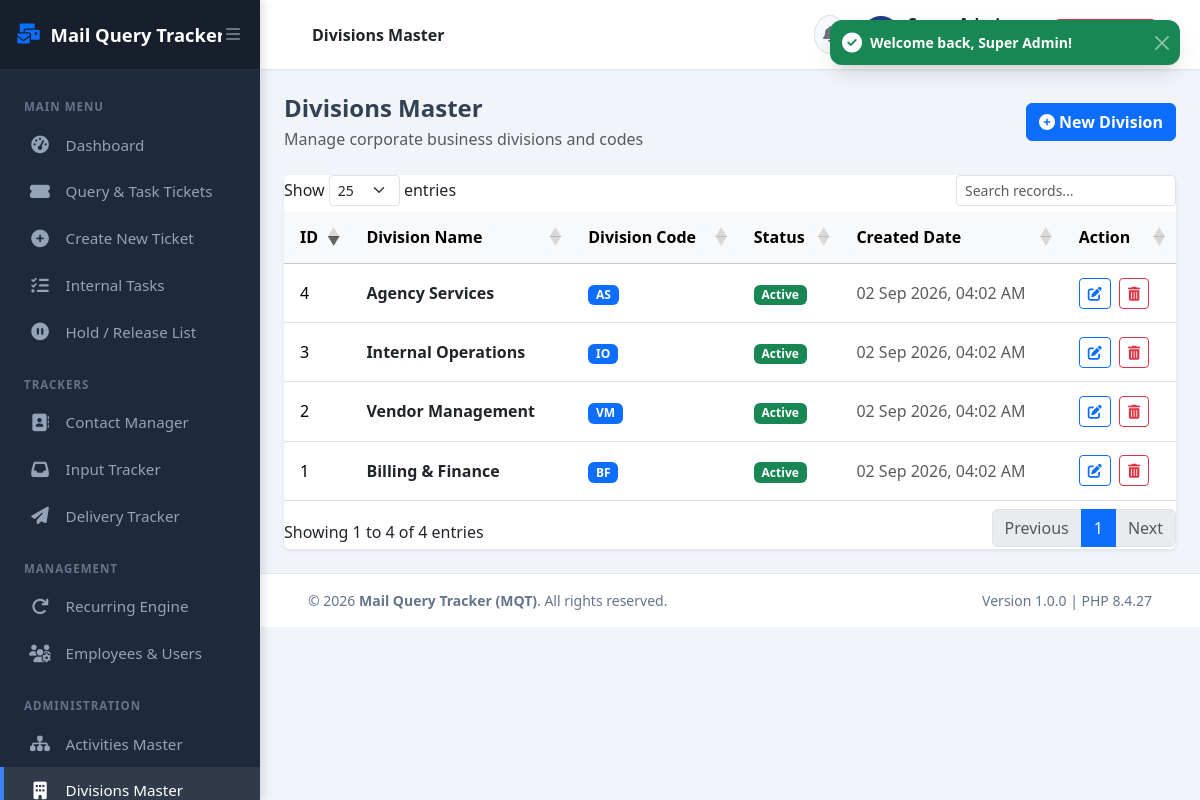
/master/divisions (signed in), run on the app's committed database.
### tables this page shows
CREATE TABLE IF NOT EXISTS `divisions` (
  `id` INT AUTO_INCREMENT PRIMARY KEY,
  `division_name` VARCHAR(100) NOT NULL UNIQUE,
  `code` VARCHAR(20) NOT NULL UNIQUE,
  `status` ENUM('Active', 'Inactive') DEFAULT 'Active',
  `created_at` DATETIME DEFAULT CURRENT_TIMESTAMP
);

### app/config/routes.php (called while the page is built)
<?php
$routes = [
    '' => 'Auth/login',
    'login' => 'Auth/login',
    'logout' => 'Auth/logout',
    'profile' => 'Auth/profile',
    'change-password' => 'Auth/change_password',
    'dashboard' => 'Dashboard/index',
    'tickets' => 'Tickets/index',
    'tickets/create' => 'Tickets/create',
    'tickets/view/(:num)' => 'Tickets/view/$1',
    'tickets/edit/(:num)' => 'Tickets/edit/$1',
    'tickets/update-status' => 'Tickets/update_status',
    'tasks' => 'Tasks/index',
    'tasks/create' => 'Tasks/create',
    'recurring' => 'Recurring/index',
    'recurring/create' => 'Recurring/create',
    'recurring/trigger' => 'Recurring/trigger_scheduler',
    'hold' => 'Hold/index',
    'hold/release' => 'Hold/release',
    'tracker/input' => 'Tracker/input',
    'tracker/delivery' => 'Tracker/delivery',
    'master/activities' => 'Master/activities',
    'master/divisions' => 'Master/divisions',
    'employees' => 'Employees/index',
    'employees/create' => 'Employees/create',
    'contacts' => 'Contacts/index',
    'contacts/store' => 'Contacts/store',
    'contacts/update' => 'Contacts/update',
    'contacts/delete' => 'Contacts/delete',
    'reports' => 'Reports/index',
    'reports/export' => 'Reports/export_csv',
    'audit' => 'Audit/index',
    'api/sub-activities' => 'Api/get_sub_activities',
    'api/notifications' => 'Api/get_notifications',
    'api/mark-notification-read' => 'Api/mark_read',
];

### app/controllers/Master.php (called while the page is built, shortened)
<?php
class Master extends Controller {
    public function divisions() {
        $activityModel = $this->model('Activity_model');
        $divisions = $activityModel->getDivisions();
        $this->render('master/divisions', [
            'title' => 'Divisions Master',
            'divisions' => $divisions
        ]);
    }
}

### index.php (called while the page is built, shortened)
<?php
require_once __DIR__ . '/app/config/database.php';
require_once __DIR__ . '/app/core/Database.php';
require_once __DIR__ . '/app/core/Model.php';
require_once __DIR__ . '/app/core/Controller.php';
require_once __DIR__ . '/app/core/Router.php';
require_once __DIR__ . '/app/helpers/url_helper.php';
require_once __DIR__ . '/app/helpers/tat_helper.php';
Router::dispatch();

### app/core/Database.php (called while the page is built, shortened)
<?php
class Database {
    private static ?PDO $instance = null;
    public static function getInstance(): PDO {
        if (self::$instance === null) {
            try {
                $dsn = "mysql:host=" . DB_HOST . ";port=" . DB_PORT . ";dbname=" . DB_NAME . ";charset=" . DB_CHARSET;
                $options = [
                    PDO::ATTR_ERRMODE => PDO::ERRMODE_EXCEPTION,
                    PDO::ATTR_DEFAULT_FETCH_MODE => PDO::FETCH_ASSOC,
                    PDO::ATTR_EMULATE_PREPARES => false,
                ];
                self::$instance = new PDO($dsn, DB_USER, DB_PASS, $options);
            } catch (PDOException $e) {
                die("Database Connection Error: " . $e->getMessage() . "<br>Please ensure XAMPP MySQL is started and <strong>mqt_db</strong> is imported in phpMyAdmin.");
            }
        }
        return self::$instance;
    }
}

### app/core/Model.php (called while the page is built, shortened)
<?php
class Model {
    protected PDO $db;
    public function __construct() {
        $this->db = Database::getInstance();
    }
    public function query(string $sql, array $params = []): PDOStatement {
        $stmt = $this->db->prepare($sql);
        $stmt->execute($params);
        return $stmt;
    }
    public function fetchAll(string $sql, array $params = []): array {
        return $this->query($sql, $params)->fetchAll(PDO::FETCH_ASSOC);
    }
}

### app/models/Activity_model.php (called while the page is built, shortened)
<?php
class Activity_model extends Model {
    public function getDivisions(): array {
        return $this->fetchAll("SELECT * FROM divisions WHERE status = 'Active' ORDER BY division_name ASC");
    }
}

### app/helpers/tat_helper.php (called while the page is built, shortened)
<?php
function format_datetime(string $datetime): string {
    return date('d M Y, h:i A', strtotime($datetime));
}

### app/helpers/url_helper.php (called while the page is built, shortened)
<?php
function base_url(string $path = ''): string {
    return BASE_URL . ($path ? '/' . ltrim($path, '/') : '');
}

### app/views/master/divisions.php (the view, shortened to what this page needs)
<div class="container-fluid px-4 py-4">
    <div class="d-flex justify-content-between align-items-center mb-4">
        <div>
            <h4 class="fw-bold mb-1">Divisions Master</h4>
            <p class="text-muted fs-7 mb-0">Manage corporate business divisions and codes</p>
        </div>
        <button type="button" class="btn btn-primary fw-bold" data-bs-toggle="modal" data-bs-target="#divisionModal">
            <i class="fas fa-plus-circle me-1"></i>New Division
        </button>
    </div>
    <div class="card border-0 shadow-sm">
        <div class="card-body p-0">
            <div class="table-responsive">
                <table class="table table-hover align-middle mb-0 datatable">
                    <thead class="table-light">
                        <tr>
                            <th>ID</th>
                            <th>Division Name</th>
                            <th>Division Code</th>
                            <th>Status</th>
                            <th>Created Date</th>
                            <th>Action</th>
                        </tr>
                    </thead>
                    <tbody>
                        <?php foreach ($divisions as $d): ?>
                        <tr>
                            <td><?= $d['id'] ?></td>
                            <td class="fw-bold text-dark"><?= htmlspecialchars($d['division_name']) ?></td>
                            <td><span class="badge bg-primary"><?= htmlspecialchars($d['code']) ?></span></td>
                            <td><span class="badge bg-success"><?= htmlspecialchars($d['status']) ?></span></td>
                            <td class="fs-8 text-muted"><?= format_datetime($d['created_at']) ?></td>
                            <td>
                                <button type="button" class="btn btn-sm btn-outline-primary p-1 px-2 me-1" data-bs-toggle="modal" data-bs-target="#editDivModal<?= $d['id'] ?>" title="Edit Division">
                                    <i class="fas fa-edit"></i>
                                </button>
                                <form action="<?= base_url('master/divisions') ?>" method="POST" class="d-inline" onsubmit="return confirm('Are you sure you want to delete division <?= htmlspecialchars($d['division_name']) ?>?');">
                                    <button type="submit" class="btn btn-sm btn-outline-danger p-1 px-2" title="Delete Division">
                                        <i class="fas fa-trash-alt"></i>
                                    </button>
                                </form>
                            </td>
                        </tr>
                        <?php endforeach; ?>
                    </tbody>
                </table>
            </div>
        </div>
    </div>
</div>

### app/core/Router.php (shortened to what this page needs)
<?php
class Router {
    public static function dispatch(): void {
        require_once __DIR__ . '/../config/routes.php';
        $uri = $_GET['url'] ?? '';
        $uri = trim($uri, '/');
        foreach ($routes as $routePattern => $target) {
            $pattern = str_replace('(:num)', '([0-9]+)', $routePattern);
            $pattern = str_replace('(:any)', '([a-zA-Z0-9\-_]+)', $pattern);
            $pattern = "^" . $pattern . "$";
            if (preg_match("#$pattern#", $uri, $matches)) {
                array_shift($matches);
                $targetParts = explode('/', $target);
                $controllerName = ucfirst($targetParts[0]);
                $methodName = $targetParts[1] ?? 'index';
                self::execute($controllerName, $methodName, $matches);
                return;
            }
        }
    }
    private static function execute(string $controllerName, string $methodName, array $params = []): void {
        $controllerFile = __DIR__ . "/../controllers/{$controllerName}.php";
        if (file_exists($controllerFile)) {
            if (class_exists($controllerName)) {
                $controllerObj = new $controllerName();
                if (method_exists($controllerObj, $methodName)) {
                    call_user_func_array([$controllerObj, $methodName], $params);
                    return;
                }
            }
        }
        exit;
    }
}

### public/assets/css/admin-style.css (style rules this page uses)
:root { --mqt-primary: #1e3a8a; --mqt-primary-hover: #1e40af; --mqt-secondary: #0f172a; --mqt-accent: #3b82f6; --mqt-bg-light: #f8fafc; --mqt-sidebar-bg: #1e293b; --mqt-sidebar-text: #94a3b8; --mqt-sidebar-active: #ffffff; --mqt-card-shadow: 0 4px 6px -1px rgba(0, 0, 0, 0.05), 0 2px 4px -1px rgba(0, 0, 0, 0.03); }
body { font-family: 'Segoe UI', system-ui, -apple-system, sans-serif; background-color: #f1f5f9; color: #334155; min-height: 100vh; margin: 0; overflow-x: hidden; }
.table-responsive { width: 100%; overflow-x: auto; -webkit-overflow-scrolling: touch; }
.table > :not(caption) > * > * { padding: 0.85rem 1rem; vertical-align: middle; }

### data on the page
divisions: id "4", division_name "Agency Services", code "AS", status "Active", created_at "02 Sep 2026, 04:02 AM"
divisions: id "1", division_name "Billing & Finance", code "BF", status "Active", created_at "02 Sep 2026, 04:02 AM"
divisions: id "3", division_name "Internal Operations", code "IO", status "Active", created_at "02 Sep 2026, 04:02 AM"
divisions: id "2", division_name "Vendor Management", code "VM", status "Active", created_at "02 Sep 2026, 04:02 AM"
